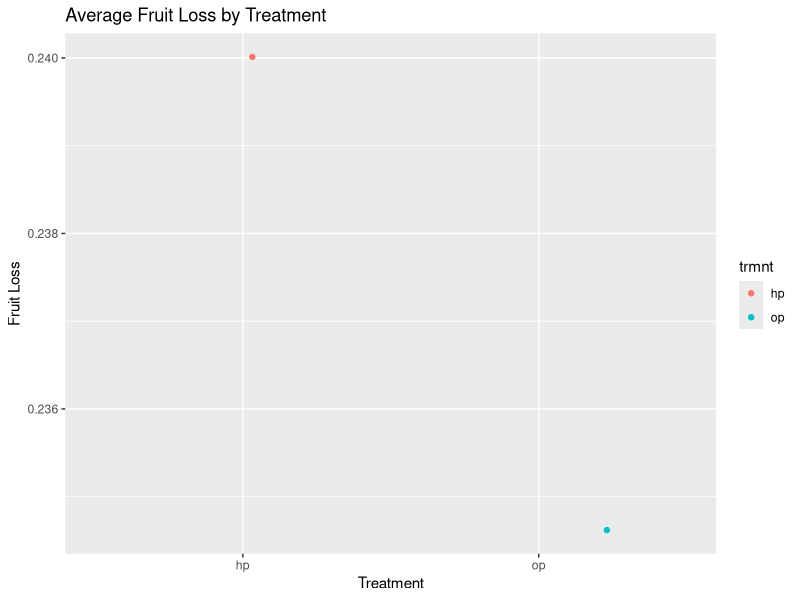
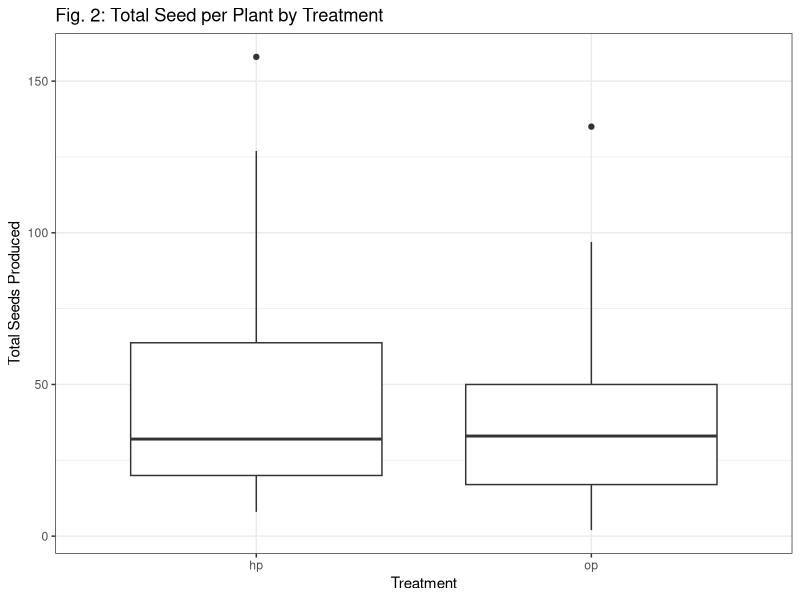
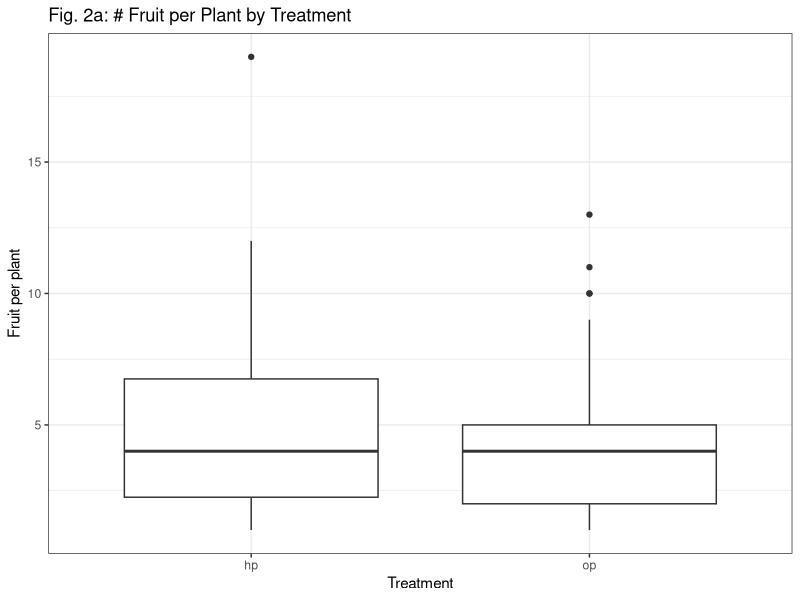
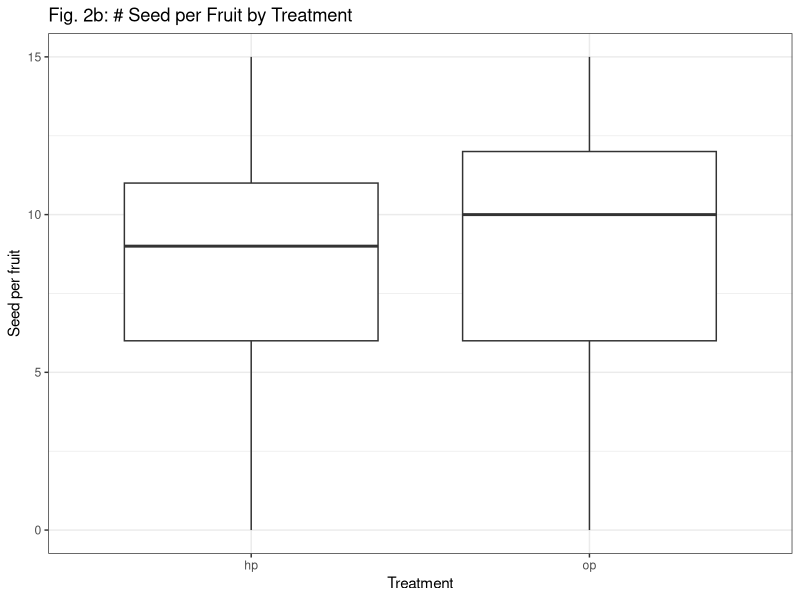
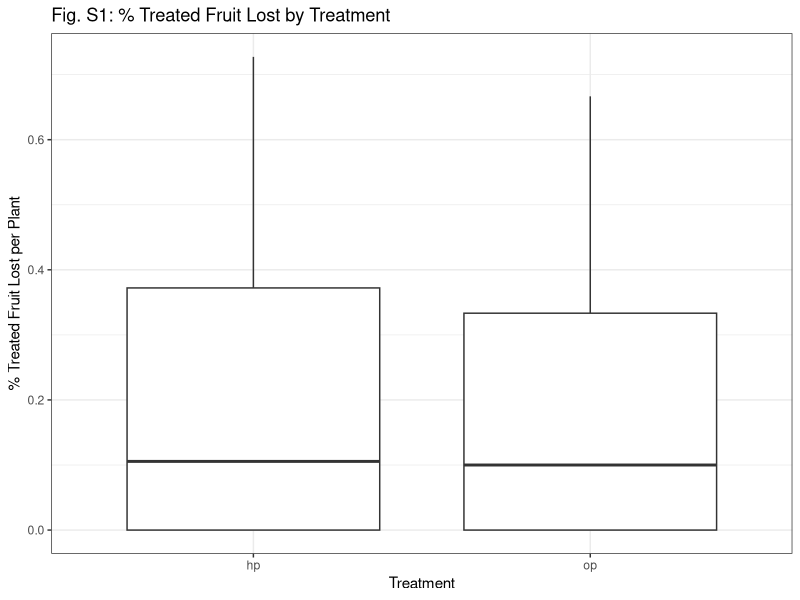
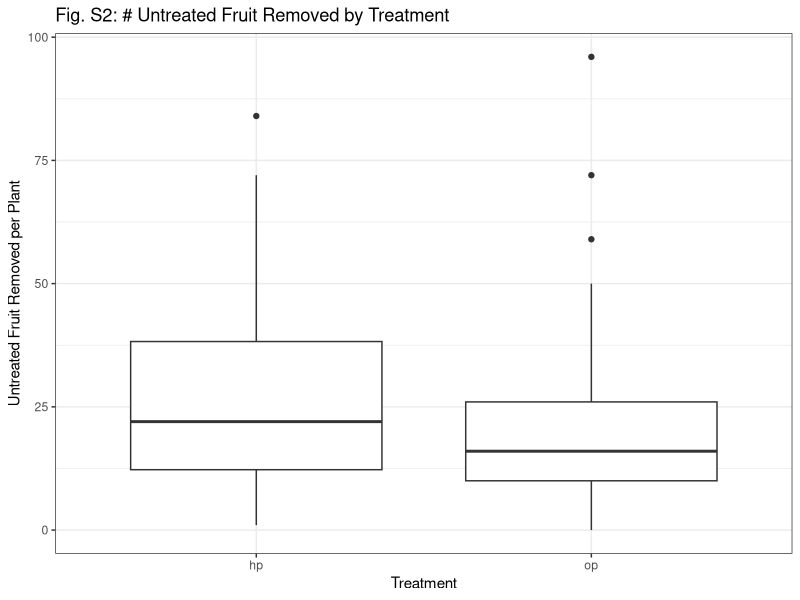
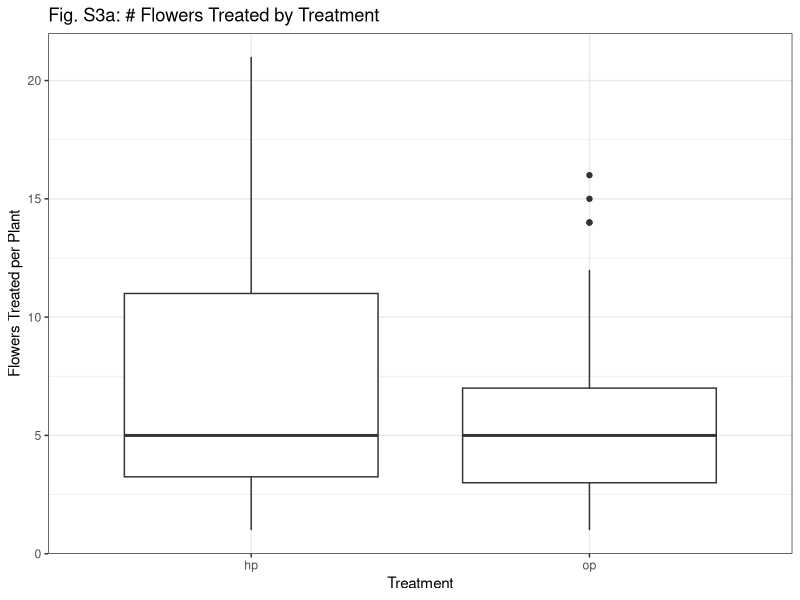
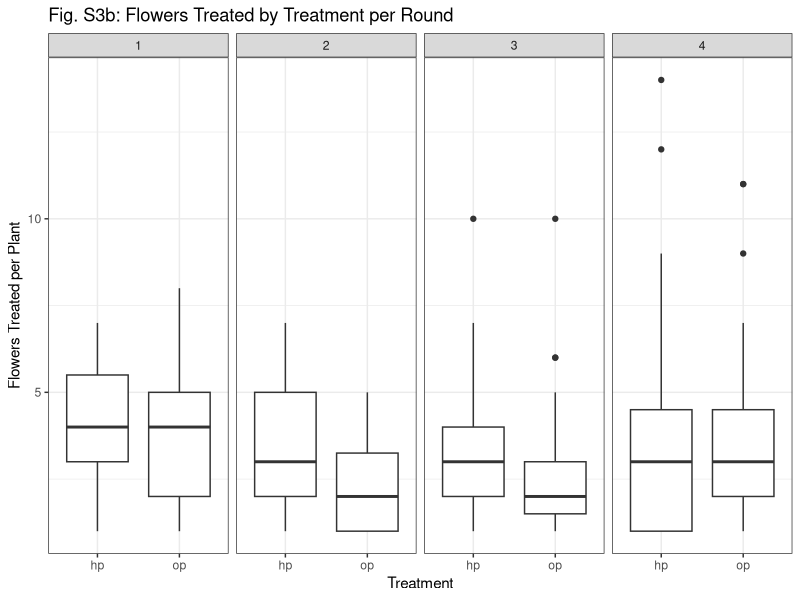

Reproduce these figures in R, in order. (Note: this script raises an error after producing the figures.)
### Jan 2019 code

##Dan run lines 3-10, then go to 73

#### data for summary tables and results section
library(tidyverse)
pollination<-read.csv("data/pollination_2017_pp_plant_trait.csv")
#upload seed data merged with the environmental data
seed_land<-read.csv("data/seed_land.csv")
seed_land<-seed_land%>%filter(plot=="hi")
####

# Sum general summary information for the results section

# # of distinct plants used
pollination<-pollination%>%filter(plot=="hi")
n_distinct(pollination$ID) # of distinct plants

pollination%>% group_by(trmnt)%>% summarize(n_plants=n_distinct(ID)) # of times treated

# # of distinct plants we collected seed from
n_distinct(seed_land$ID)

# seed and fruit data summary


### table of fruit and seed production by treatment
seed_tbl<-seed_land%>%
  filter(plot=="hi")%>% # select only the hi density plots
  group_by(trmnt)%>%
  summarise(n_plants=n_distinct(ID),n_fruit=n(),avg_seed=mean(total.seeds),median=median(total.seeds), 
                    sd=sd(total.seeds), var=var(total.seeds))

# Table of total fruit and seeds produced per plant
tot_seed_tbl<-seed_land%>%
  filter(plot=="hi")%>%
  group_by(trmnt,ID)%>%
  summarise(sum_seeds=sum(total.seeds), n_fruit=n())%>%
  group_by(trmnt)%>%
  summarise(n_plants=n(),total_fruit=sum(n_fruit),
            avg_n_fruit=mean(n_fruit), total_seeds=sum(sum_seeds),
            avg_sum_seeds=mean(sum_seeds), med_sum_seeds=median(sum_seeds),
            seeds_fruit=total_seeds/total_fruit,
            avg_seeds_fruit=avg_sum_seeds/avg_n_fruit)


# table of flowers treated, fruit recovered, and %fruit loss
flower_tbl<-seed_land%>%
  filter(plot=="hi")%>%
  group_by(trmnt,ID,round)%>%
  summarize(n_fruit=n(), n_flowers=(sum(flowers)/n()))%>%
  group_by(trmnt)%>%
    summarise(n_fruit_collected=sum(n_fruit),n_flowers_treated=sum(n_flowers),
              avg_fruit_coll=mean(n_fruit),avg_flowers_treated=mean(n_flowers),
              medfruit_coll=median(n_fruit),med_flowers_treated=median(n_flowers),
              frt_loss=1-(n_fruit_collected/n_flowers_treated))
ggplot(flower_tbl, aes(trmnt ,frt_loss, color=trmnt)) +geom_jitter()+ 
  labs(x="Treatment" ,y="Fruit Loss")+
  ggtitle("Average Fruit Loss by Treatment")

## table for untreated frt removal
mean_frt_rem<-seed_land%>%
  group_by(trmnt,ID,round)%>%
  summarize(frt_rem=(sum(frt_removed))/n())%>%
  group_by(trmnt,ID)%>%
  summarize(tot_frt_rem=sum(frt_rem))%>%
  group_by(trmnt)%>%
  summarize(mean_frt_rem=mean(tot_frt_rem), med_frt_rem=median(tot_frt_rem))




#Dan start here!
### PLOTS####

# fig 2. Boxplots of two treatments

#total seeds produced across all fruits collected for a plant 
seed_land%>%group_by(trmnt, ID)%>%
  summarize(sum_seed=sum(total.seeds))%>%
  ggplot(aes(trmnt ,sum_seed ))+geom_boxplot()+ theme_bw()+
  labs(x="Treatment" ,y="Total Seeds Produced")+
  ggtitle("Fig. 2: Total Seed per Plant by Treatment")
####

### Supplemental plots####

#fruits per plant
seed_land%>%
group_by(ID,trmnt)%>%
  summarize(n_fruit=n())%>%
  ggplot(aes(trmnt ,n_fruit)) +geom_boxplot()+ theme_bw()+
  labs(x="Treatment" ,y="Fruit per plant")+
  ggtitle("Fig. 2a: # Fruit per Plant by Treatment")
#seeds per fruit per plant
seed_land%>%
  ggplot(aes(trmnt ,total.seeds)) +geom_boxplot()+ theme_bw()+
  labs(x="Treatment" ,y="Seed per fruit")+
  ggtitle("Fig. 2b: # Seed per Fruit by Treatment")


#% treated fruit lost
seed_land%>%group_by(trmnt,ID,round)%>%
  summarize(n_fruit=n(), n_flowers=(sum(flowers)/n()))%>%
  group_by(trmnt,ID)%>%
  summarize(sum_fruit=sum(n_fruit), sum_flowers=sum(n_flowers),
            fruit_loss=1-(sum_fruit)/(sum_flowers))%>%
  ggplot(aes(trmnt ,fruit_loss))+geom_boxplot()+ theme_bw()+
  labs(x="Treatment" ,y="% Treated Fruit Lost per Plant")+
  ggtitle("Fig. S1: % Treated Fruit Lost by Treatment")
#supplement table 

# # fruit removed by trmnt
seed_land%>%
  group_by(trmnt,ID,round)%>%
  summarize(frt_rem=(sum(frt_removed))/n())%>%
  group_by(trmnt,ID)%>%
  summarize(tot_frt_rem=sum(frt_rem))%>%
  ggplot(aes(trmnt ,tot_frt_rem)) +geom_boxplot()+ theme_bw()+
  labs(x="Treatment" ,y="Untreated Fruit Removed per Plant")+
  ggtitle("Fig. S2: # Untreated Fruit Removed by Treatment")


## flower production total
seed_land%>%group_by(trmnt,ID,round)%>%
  summarize(n_fruit=n(), n_flowers=(sum(flowers)/n()))%>%
  group_by(trmnt,ID)%>%
  summarize(sum_fruit=sum(n_fruit), sum_flowers=sum(n_flowers),
            fruit_loss=1-(sum_fruit)/(sum_flowers))%>%
  ggplot(aes(trmnt ,sum_flowers))+geom_boxplot()+ theme_bw()+
  labs(x="Treatment" ,y="Flowers Treated per Plant")+
  ggtitle("Fig. S3a: # Flowers Treated by Treatment")



#3b
## flower production by round
seed_land%>%group_by(trmnt,ID,round)%>%
  summarize(n_fruit=n(), n_flowers=(sum(flowers)/n()))%>%
  ggplot(aes(trmnt ,n_flowers))+geom_boxplot()+ 
  facet_grid(.~round)+
theme_bw()+
  labs(x="Treatment" ,y="Flowers Treated per Plant")+
  ggtitle("Fig. S3b: Flowers Treated by Treatment per Round")
  
 ### didn't really change
  
  ##############
###############################
#pre 2019 code ## 
# Mostly tables but some plots
#########
  ### Pollinated Ovules /  Fruit

trmnt_tbl<-seed_land%>%
  group_by(round, ID,trmnt)%>%
  summarise(n_fruit=n(),n_flowers=sum(unique(flowers)),
            frt_loss=(1-(n_fruit/n_flowers)))%>% 
  group_by(ID,trmnt)%>%
  summarise(n_fruit=sum(n_fruit),n_flowers=sum(n_flowers),
            frt_loss=1-(n_fruit/n_flowers))=
  group_by(trmnt)%>%
  summarise(n_fruit=sum(n_fruit),n_flowers=sum(n_flowers),
            frt_loss=(1-(n_fruit/n_flowers))) 
  
ggplot(trmnt_tbl, aes(trmnt ,frt_loss, color=trmnt)) +geom_jitter()+ 
  labs(x="Treatment" ,y="Fruit Loss")+
  ggtitle("Average Fruit Loss by Treatment")


# table of mean, median, variance in poll_ovules

### These numbers seem to match Lee & Bazzaz 1982:
### Control plants in their study (no fruit removal) matured fruit w/ avg 11.3 ov and 11.1 devo seeds
### Plants with highest level of fruit removal (80% fruit removed) matured fruit w/ avg 9.9 ov and 8.2 seeds

### Other nuggets of info:
### We collected more HP fruit than OP fruit
### OP fruit had, on average, .5 more ovules than HP fruit.


# Pollinated Ovules/Total Ovules / Fruit

pollratio_tbl<-summarise(seed_land,fruit_count=n(), avg_pol=mean(poll_ovules/total.ovules), med_pol=median(poll_ovules/total.ovules),
                         var_pol=var(poll_ovules/total.ovules), sd_pol=sd(poll_ovules/total.ovules), 
                         coef_var_pol=(sd_pol/avg_pol))

pollratio_tbl



# Pollen Limitation (Total Ovules - Pollinated Ovules) / Fruit


pl_tbl<-summarise(seed_land,n_fruit=n(), avg=mean(poll_lim),median=median(poll_lim), 
                  sd=sd(poll_lim), var=var(poll_lim),coef_var=sd/avg)
pl_tbl




############
##### Site Response Variable Tables


#Total Seeds / Site

#Seeds collected per site

seed_site_total<- seed_land %>%
  group_by(site) %>%
  summarise(fruit_count = n(), seeds=sum(total.seeds),avg_seeds=mean(total.seeds), med_seeds=median(total.seeds),
            sd_seeds=sd(total.seeds), var_seeds=var(total.seeds))
seed_site_total

### seeds collected per site, round, and treatment

seed_site<- seed_land %>%
  group_by(site,prop.c,round,trmnt) %>%
  summarise(fruit_count = n(), seeds=sum(total.seeds),avg_seeds=mean(total.seeds), med_seeds=median(total.seeds),
            sd_seeds=sd(total.seeds), var_seeds=var(total.seeds))

seed_site



#Pollen Limitation / Site Table + Scatter plots

#Degree of pollen limitation (Poll ovules - total ovules) per fruit at the site level

### Pollen Limitation by site and round
pl_site<- seed_land %>%
  group_by(site,prop.c,trmnt) %>%
  summarise(fruit_count = n(), avg_pl=mean(poll_lim), med_pl=median(poll_lim),
            var_pl=var(poll_lim), sd_pl=sd(poll_lim), coef_var_pl=(sd_pl/avg_pl))


#ggplot(pl/site, aes(reorder(site,prop.c), avg_pl)) + geom_violin(draw_quantiles=.5) +ggtitle("avgPL by Site")
ggplot(pl_site, aes(prop.c,avg_pl,color=trmnt)) +geom_jitter() +
  ggtitle("Avg PL by % Development")+geom_smooth(method=lm,se=FALSE)

ggplot(pl_site, aes(prop.c,med_pl, color=trmnt)) +geom_point() +
  ggtitle("Med PL by % Development") +geom_smooth(method=lm,se=FALSE)


ggplot(pl_site, aes(prop.c,var_pl, color=trmnt)) +geom_point()+
  geom_smooth(method=lm, se=FALSE) +ggtitle("Variance in PL by % Development")


ggplot(pl_site, aes(prop.c,coef_var_pl)) +geom_point(aes(color=site)) +ggtitle("CV of PL by % Development")



####
# Pollinated Ovules / Site Table

#Number Ovules pollinated in a fruit at the site level

####
pol_ov_site<- seed_land %>%
  group_by(site,prop.c) %>%
  summarise(fruit_count = n(), avg_pol=mean(poll_ovules), med_pol=median(poll_ovules),
            var_pol=var(poll_ovules), sd_pol=sd(poll_ovules), coef_var_pol=(sd_pol/avg_pol))


ggplot(pol_ov_site, aes(prop.c,avg_pol)) +geom_point(aes(color=site)) +ggtitle("Avg Pol Ov by % Development")

ggplot(pol_ov_site, aes(prop.c,med_pol)) +geom_point(aes(color=site)) +ggtitle("Med Poll Ov by % Development")

ggplot(pol_ov_site, aes(prop.c,var_pol)) +geom_point(aes(color=site)) +ggtitle("Variance in Pol Ov by % Development")

ggplot(pol_ov_site, aes(prop.c,coef_var_pol)) +geom_point(aes(color=site)) +ggtitle("CV of Pol Ov by % Development")


# Pollinated Ovule/Virgin Ovules / Site & % Developed

#The proportion of available ovules pollinated in a fruit at the site level


polr_Site<- seed_land %>%
  group_by(site,prop.c,trmnt) %>%
  summarise(fruit_count=n(), avg_pol=mean(poll_ovules/total.ovules), med_pol=median(poll_ovules/total.ovules),
            var_pol=var(poll_ovules/total.ovules), sd_pol=sd(poll_ovules/total.ovules), 
            coef_var_pol=(sd_pol/avg_pol))



ggplot(pol_ratio_site , aes(prop.c,avg_pol)) +geom_point(aes(color=site))  

+ggtitle("Avg Pol Ratio by % Development")

ggplot(pol_ratio_site, aes(prop.c,med_pol)) +geom_point(aes(color=site)) +ggtitle("Med Poll Ov Ratio by % Development")

ggplot(pol_ratio_site, aes(prop.c,var_pol)) +geom_point(aes(color=site)) +ggtitle("Variance in Pol Ov Ratio by % Development")

ggplot(pol_ratio_site, aes(prop.c,coef_var_pol)) +geom_point(aes(color=site)) +ggtitle("CV of Pol Ov Ratio by % Development")           

######################################
# Big ole tables of response variables-->
#  Treatment/Site & % Developed
 # & Treatment/Site x Round & % Devo
####################################

### The ratio of pollinated ovules/total ovules and total - pollinated responses are decreasing 
### with increasing agricultural development around site.
### let's look at how treatments are influencing these results

### First let's build a big table including all response variables

#Running avg, med, var for each response variable:
# Pollinated Ovules/TOtal Ovules (pr), TotOv-PolOv (Topo), pollinated ovules (polov), and seed (seed)
### Maybe add total.seeds/total.ovules (so)??


trmnt_sitexx<- seed_land %>%# initially group by ID
  group_by(site,prop.c,plot,trmnt,ID) %>%
  summarise(fruit_count=n(), avg_pr=mean(poll_ovules/total.ovules), med_pr=median(poll_ovules/total.ovules),
            var_pr=var(poll_ovules/total.ovules), avg_topo=mean(total.ovules-poll_ovules),
           var_topo=var(total.ovules-poll_ovules),
            avg_polov=mean(poll_ovules), var_polov=var(poll_ovules), 
            avg_seed=mean(total.seeds), var_seed= var(total.seeds),avg_so=mean(total.seeds/total.ovules),
           var_so=var(total.seeds/total.ovules))%>%
#Now filter out plant with 1 observation, as these observations may skew the data
filter(fruit_count>1) %>%
  filter(plot=="hi")%>%
  group_by(site, prop.c,plot,trmnt)%>%
  summarise(fruit_count=sum(fruit_count), avg_pr=mean(avg_pr), med_pr=median(med_pr), 
            var_pr=mean(var_pr), avg_topo=mean(avg_topo), var_topo=mean(var_topo), 
            avg_polov=mean(avg_polov), var_polov=mean(var_polov), 
            avg_seed=mean(avg_seed), var_seed= mean(var_seed), avg_so=mean(avg_so), var_so=mean(var_so))


### Same table, but keep plants with 1 fruit
trmnt_site_1<- seed_land %>%# initially group by ID
  group_by(site,prop.c,plot,trmnt) %>%
  summarise(fruit_count=n(), avg_pr=mean(poll_ovules/total.ovules), med_pr=median(poll_ovules/total.ovules),
            var_pr=var(poll_ovules/total.ovules), avg_topo=mean(total.ovules-poll_ovules),
            var_topo=var(total.ovules-poll_ovules),
            avg_polov=mean(poll_ovules), var_polov=var(poll_ovules), 
            avg_seed=mean(total.seeds), var_seed= var(total.seeds), avg_so=mean(total.seeds/total.ovules),
            var_so=var(total.seeds/total.ovules))

#### Same tables, but with round also included

trmnt_site_rd<- seed_land %>%# initially group by ID
  group_by(site,round, prop.c,trmnt,ID) %>%
  summarise(fruit_count=n(), avg_pr=mean(poll_ovules/total.ovules), med_pr=median(poll_ovules/total.ovules),
            var_pr=var(poll_ovules/total.ovules), avg_topo=mean(total.ovules-poll_ovules),
            var_topo=var(total.ovules-poll_ovules),
            avg_polov=mean(poll_ovules), var_polov=var(poll_ovules), 
            avg_seed=mean(total.seeds), var_seed= var(total.seeds), avg_so=mean(total.seeds/total.ovules),
            var_so=var(total.seeds/total.ovules))%>%
  #Now filter out plant with 1 observation, as these observations may skew the data
  filter(fruit_count>1) %>%
  filter(plot=="hi")%>%
  group_by(site,round, prop.c,trmnt)%>%
  summarise(fruit_count=sum(fruit_count), avg_pr=mean(avg_pr), med_pr=median(med_pr), 
            var_pr=mean(var_pr), avg_topo=mean(avg_topo), var_topo=mean(var_topo), 
            avg_polov=mean(avg_polov), var_polov=mean(var_polov), 
            avg_seed=mean(avg_seed), var_seed= mean(var_seed),avg_so=mean(avg_so), var_so=mean(var_so))


### Same table, but keep plants with 1 fruit
trmnt_site_rd_1<- seed_land %>%# initially group by ID
  group_by(site,round,prop.c,trmnt) %>%
  summarise(fruit_count=n(), avg_pr=mean(poll_ovules/total.ovules), med_pr=median(poll_ovules/total.ovules),
            var_pr=var(poll_ovules/total.ovules), avg_topo=mean(total.ovules-poll_ovules),
            var_topo=var(total.ovules-poll_ovules),
            avg_polov=mean(poll_ovules), var_polov=var(poll_ovules), 
            avg_seed=mean(total.seeds), var_seed= var(total.seeds),avg_so=mean(total.seeds/total.ovules),
            var_so=var(total.seeds/total.ovules))

####################
#### Plots ####
########################
######

### Site only plots#####

#########
### Polr

### Plot of avg polr
ggplot(trmnt_sitexx, aes(prop.c,avg_pr, color=trmnt)) +geom_point()+
  ggtitle("Avg Pol Ratio by % Development") +geom_smooth(method=lm,se=FALSE)
### Intercept HP ~ .85, Intercept OP ~.9 
### Slope is slightly lower in op
### As prop.c increases avg polr (pollinated ovules/total Ovules) decreases
### this decrease is more intense in op but never crosses hp line
### Adding CIs shows significant overlap
### PR starts at difference of ~.05 between hp and op
### Or ~.55 fewer ovules for hp fruit
### This reduces down to a ~.01-.02 difference in hp and op PR at high develpment
### Or ~.11-.22 fewer ovules for hp fruit.


### Now compare if we drop single fruits
ggplot(trmnt_site, aes(prop.c,avg_pr, color=trmnt)) +geom_point()+
  ggtitle("Avg Pol Ratio by % Development") +geom_smooth(method=lm,se=FALSE)
### Now slopes are effectively equal. OP intercept is a little lower as well.
### Interpretation: pr in hp is ~ .03-.05 less than op. 
### There were ~11 total ovules per fruit, so this works out to ~.33-.55 fewer pollinated ovules in HP fruit
###
### Plot of var polr without dropping single fruit plants  
ggplot(trmnt_site_1, aes(prop.c,var_pr, color=trmnt)) +geom_point() +
  ggtitle("Variance in Pol Ov Ratio by % Development") +geom_smooth(method=lm, se=FALSE)
### Intercept higher for hp, indicating treating flowers added a small amount of variability
### but slope higher in op, leading to higher variability at higher prop.c
### So, prop.c had a marginally stronger effect on op plant PR. 
### had there been pollen limitation we would notice either a sharper slope for OP or a higher intercept
### in general variability seems low.
##


ggplot(trmnt_site, aes(prop.c,var_pr, color=trmnt)) +geom_point() +
  ggtitle("Variance in Pol Ov Ratio by % Development") +geom_smooth(method=lm, se=FALSE)

##Slope in HP plants almost 0. 
#Indicates there was just some variability inherent for treating across all propc
## Slope in op higher. Indicates variability grows with increasing prop.c, approaching variability in treating
# Intercepts ~ .043 HP and ~.0225 OP.
## Biggest change was to Staples, which seems to have had many single fruit plants 
# Takeaway: The amount of variability added by treatment exceeds that created by the gradient
# Prop. c didn't influence HP plants, indicating HP treatments were likely consistently effective
# BUT they seem to have been marginally detrimental to pollination of ovules.

###############
### Seed Set


ggplot(trmnt_site_1, aes(prop.c,avg_seed, color=trmnt)) +geom_point()+
  ggtitle("Avg Seed per fruit by % Development") +geom_smooth(method=lm,se=FALSE)
### INTERP:


### Now compare if we drop single fruits
ggplot(trmnt_sitexx, aes(prop.c,avg_seed, color=trmnt)) +geom_point()+
  ggtitle("Avg Seed per fruit by % Development") +geom_smooth(method=lm,se=FALSE)
### INTERP: ~.5 fewer seeds in hp at lowest pop.c, to 0 difference at highest prop.c
### HP treatment consistent, but either depressed sed set slightly 
### OR plant level effects and low sample size are skewing prop.c effect (probs a little of both)

ggplot(trmnt_site_1, aes(prop.c,var_seed, color=trmnt)) +geom_point() +
  ggtitle("Variance in seed per fruitRatio by % Development") +geom_smooth(method=lm, se=FALSE)
### INTERP: var same for op & hp at intercept but slope higher for op.
### hp treatment doesn't mute the effect of prop.c, small sample size may be skewing +plant level effects


ggplot(trmnt_site, aes(prop.c,var_seed, color=trmnt)) +geom_point() +
  ggtitle("Variance in seed/fruit % Development") +geom_smooth(method=lm, se=FALSE)
### Interp:
### Doesn't seem to be a relationship. lots of variability in one site.
### 


#########
##### topo 


ggplot(trmnt_site_1, aes(prop.c,avg_topo, color=trmnt)) +geom_point()+
  ggtitle("Avg total - pollinated ovules per fruit by % Development") +geom_smooth(method=lm,se=FALSE)
### INTERP: hp treatment fruit ~.4-.5 fewer ovules at low prop.c to .1 or less at high.


### Now compare if we drop single fruits
ggplot(trmnt_sitexx, aes(prop.c,avg_topo, color=trmnt)) +geom_point()+
  ggtitle("Avg total - pollinated ovules per fruit by % Development") +geom_smooth(method=lm,se=FALSE)
### INTERP: slopes decreased after dropping single fruits
### hp treatment fruit cosistently .3-.4 ovules fewer than op fruit

ggplot(trmnt_site_1, aes(prop.c,var_topo, color=trmnt)) +geom_point() +
  ggtitle("Variance in total- pollinated ovules per fruit by % Development") +geom_smooth(method=lm, se=FALSE)
### INTERP: Var increases for both treatments, slightly quicker for op.

ggplot(trmnt_site, aes(prop.c,var_topo, color=trmnt)) +geom_point() +
  ggtitle("Variance in Total -pollinated ovules per fruit by % Development") +geom_smooth(method=lm, se=FALSE)

### Interp: var higher in hp by a large amount once you get rid of singletons...
### topo may follow negative binomial; plot looks similar to averages
### so higher levels of topo have a higher level of variability **in general**
### We'll see if this holds


#####
## Polov


ggplot(trmnt_site_1, aes(prop.c,avg_polov, color=trmnt)) +geom_point()+
  ggtitle("Avg pollinated ovules per fruit by % Development") +geom_smooth(method=lm,se=FALSE)
### INTERP: 9 pollinated ovules per fruit in hp plants versus 10 at sites with low development
## much sharper slope in op plants


### Now compare if we drop single fruits
ggplot(trmnt_sitexx, aes(prop.c,avg_polov, color=trmnt)) +geom_point()+
  ggtitle("Avg pollinated ovules by % Development") +geom_smooth(method=lm,se=FALSE)
### INTERP: slopes decreased after dropping single fruits
### almost complete flat slope in hp fruits; about 8.7 ovules per fruit at all levels of prop.c
### compared to op frits that have about 9.6 ovules per fruit down to 8.7 at high prop.c 
### treatments were consistent, but slightly depressed seed set 
### OR site level effects are skewing that level of development
### OR plant level effects and who the fruit are coming form is drivng data
###

ggplot(trmnt_site_1, aes(prop.c,var_polov, color=trmnt)) +geom_point() +
  ggtitle("Variance in pollinated ovules by % Development") +geom_smooth(method=lm, se=FALSE)
### INTERP: var same for op & hp at intercept but slope higher for op.
### hp treatment doesn't mute the effect of prop.c, small sample size may be skewing +plant level effects


ggplot(trmnt_site, aes(prop.c,var_polov, color=trmnt)) +geom_point() +
  ggtitle("Variance in pollinated ovules by % Development") +geom_smooth(method=lm, se=FALSE)
### Interp: variance starts out low in op plants but shoots up over that of hp plants






###Site X Round plots

### topo

ggplot(trmnt_site_rd_1, aes(prop.c,avg_topo, color=trmnt)) +geom_point()+facet_grid(.~round)+
  ggtitle("Avg total - pollinated ovules per fruit by % Development") +geom_smooth(method=lm,se=FALSE)
### INTERP: All over the damn place


### Now compare if we drop single fruits
ggplot(trmnt_site_rd, aes(prop.c,avg_topo, color=trmnt)) +geom_point()+facet_grid(.~round)+
  ggtitle("Avg total - pollinated ovules per fruit by % Development") +geom_smooth(method=lm,se=FALSE)
### INTERP: 

ggplot(trmnt_site_rd_1, aes(prop.c,var_topo, color=trmnt)) +geom_point() +facet_grid(.~round)+
  ggtitle("Variance in total- pollinated ovules per fruit by % Development") +geom_smooth(method=lm, se=FALSE)
### INTERP: Variance in rd one hp fruit declines at higher values of prop.

ggplot(trmnt_site_rd, aes(prop.c,var_topo, color=trmnt)) +geom_point() +facet_grid(.~round)+
  ggtitle("Variance in Total -pollinated ovules per fruit by % Development") +geom_smooth(method=lm, se=FALSE)

########
### Polr

### Plot of avg polr


ggplot(trmnt_site_rd_1, aes(prop.c,avg_pr, color=trmnt)) +geom_point()+ facet_grid(.~round)+
  ggtitle("Avg Pol Ratio by % Development") +geom_smooth(method=lm,se=FALSE)

### 

### Now compare if we drop single fruits
ggplot(trmnt_site_rd, aes(prop.c,avg_pr, color=trmnt)) +geom_point()+ facet_grid(.~round)+
  ggtitle("Avg Pol Ratio by % Development (Drop Single Fruits)") +geom_smooth(method=lm,se=FALSE)



### Plot of var polr without dropping single fruit plants  
ggplot(trmnt_site_rd_1, aes(prop.c,var_pr, color=trmnt)) +geom_point() +facet_grid(.~round)+
  ggtitle("Variance in Pol Ov Ratio by % Development") +geom_smooth(method=lm, se=FALSE)



ggplot(trmnt_site_rd, aes(prop.c,var_pr, color=trmnt)) +geom_point() +facet_grid(.~round)+
  ggtitle("Variance in Pol Ov Ratio by % Development (Drop Single Fruits)") +geom_smooth(method=lm, se=FALSE)

# Variance very high in round 4, particularly in op fruit
# Variance in general low
#
ggplot(trmnt_site_rd_1, aes(prop.c,avg_seed, color=trmnt)) +geom_point()+facet_grid(.~round)+
  ggtitle("Avg Seed per fruit by % Development") +geom_smooth(method=lm,se=FALSE)
### INTERP:



### Now compare if we drop single fruits
ggplot(trmnt_site_rd, aes(prop.c,avg_seed, color=trmnt)) +geom_point()+facet_grid(.~round)+
  ggtitle("Avg Seed per fruit by % Development") +geom_smooth(method=lm,se=FALSE)


ggplot(trmnt_site_rd_1, aes(prop.c,var_seed, color=trmnt)) +geom_point() +facet_grid(.~round)+
  ggtitle("Variance in seed per fruitRatio by % Development") +geom_smooth(method=lm, se=FALSE)


ggplot(trmnt_site_rd, aes(prop.c,var_seed, color=trmnt)) +geom_point() +
  ggtitle("Variance in seed/fruit % Development") +geom_smooth(method=lm, se=FALSE)





#########################################
#########################################


#######
### Plant Level Response Variables==> generate tables and pass models
####

### Diff in HP-OP####

##First we need to generate averages and totals for each plot for each response variable we're interested in
HPOP_plant<-seed_land %>%
  group_by(prop.c,site,plot, trmnt)%>% 
  summarise(fruit_count=n(),seed_total=sum(total.seeds), avg_seeds=mean(total.seeds),
            total_pol=sum(poll_ovules),avg_pol=mean(poll_ovules))%>%

  filter(plot=="hi")

HPOP_plot<-HPOP_plant %>%
summarise(seed_diff= (seed_total[trmnt=="hp"])-(seed_total[trmnt=="op"]), 
          avg_seed_diff=(avg_seeds[trmnt=="hp"])-(avg_seeds[trmnt=="op"]),
          pollov_diff=(total_pol[trmnt=="hp"])-(total_pol[trmnt=="op"]),
          avg_pollov_diff=(avg_pol[trmnt=="hp"])-(avg_pol[trmnt=="op"] ))
   
### DROP LO DENSITY FRUIT        
##First we need to generate averages and totals for each plot for each response variable we're interested in
HPOP_droplo<-seed_land %>%
  group_by(prop.c,site,plot,trmnt,ID)%>% 
  summarise(fruit_count=n(),seed_total=sum(total.seeds), avg_seeds=mean(total.seeds),
            total_pol=sum(poll_ovules),avg_pol=mean(poll_ovules)) %>%
  #Now we need to pass this table to a new argument that will subtract the OP row from the HP row 
  #(or vice versa)
  # We should drop the low density treatment fruit from this to make the  observations more consistent
  filter(plot=="hi")%>%
  summarise(seed_diff= (seed_total[trmnt=="hp"])-(seed_total[trmnt=="op"]), 
            avg_seed_diff=(avg_seeds[trmnt=="hp"])-(avg_seeds[trmnt=="op"]),
            pollov_diff=(total_pol[trmnt=="hp"])-(total_pol[trmnt=="op"]),
            avg_pollov_diff=(avg_pol[trmnt=="hp"])-(avg_pol[trmnt=="op"] ))




### intact data set
ggplot(HPOP_plot, aes(prop.c,avg_seed_diff)) +geom_point()+
  ggtitle("Avg diff in seed between trmnts by % Development") +geom_smooth(method=lm,se=FALSE)

### droplow density
ggplot(HPOP_droplo, aes(prop.c,avg_seed_diff)) +geom_point()+
  ggtitle("Avg diff in seed between trmnts by % Development (Drop low)") +geom_smooth(method=lm,se=FALSE)

### intact data set
ggplot(HPOP_plot, aes(prop.c,avg_pollov_diff)) +geom_point()+
  ggtitle("Avg diff in pollovs between trmnts by % Development") +geom_smooth(method=lm,se=FALSE)

### droplow density
ggplot(HPOP_droplo, aes(prop.c,avg_pollov_diff)) +geom_point()+
  ggtitle("Avg diff in pollovs between trmnts by % Development (Drop low)") +geom_smooth(method=lm,se=FALSE)







 #seeds_op=sum(total.seeds [which(seed_land$trmnt=="op"),]), HPOP=seeds_hp-seeds_op)

ggplot(seed_plant,aes(trmnt,avg_seeds))+geom_violin(draw_quantiles=.5)
ggplot(seed_plant,aes(trmnt,med_seeds))+geom_violin(draw_quantiles=.5)

ggplot(seed_plant,aes(prop.c,med_seeds))+geom_jitter(aes(color=site))
ggplot(seed_plant,aes(prop.c,avg_seeds))+geom_jitter(aes(color=site))
ggplot(seed_plant,aes(prop.c,var_seeds))+geom_jitter(aes(color=site))
ggplot(seed_plant,aes(prop.c,CV_seeds))+geom_jitter(aes(color=site))


#Total seeds collected / plant


seed_plant<- seed_land %>%
  group_by(prop.c,site,ID, trmnt)%>%
  summarise(fruit_count=n(),seed_total=sum(total.seeds), avg_seeds=mean(total.seeds), med_seeds=median(total.seeds), 
            var_seeds=var(total.seeds), sd_seeds=sd(total.seeds), CV_seeds=sd_seeds/avg_seeds)

ggplot(seed_plant,aes(trmnt,avg_seeds))+geom_violin(draw_quantiles=.5)
ggplot(seed_plant,aes(trmnt,med_seeds))+geom_violin(draw_quantiles=.5)

ggplot(seed_plant,aes(prop.c,med_seeds))+geom_jitter(aes(color=site))
ggplot(seed_plant,aes(prop.c,avg_seeds))+geom_jitter(aes(color=site))
ggplot(seed_plant,aes(prop.c,var_seeds))+geom_jitter(aes(color=site))
ggplot(seed_plant,aes(prop.c,CV_seeds))+geom_jitter(aes(color=site))



#Pollinated Ovules / Plant table


### Pollinated ovules x plant table
pollov_plant<-seed_land %>%
  group_by(site,round, prop.c,ID,trmnt)%>%
  summarise(fruit_count=n(), avg_pol=mean(poll_ovules), med_pol=median(poll_ovules),
            var_pol=var(poll_ovules), sd_pol=sd(poll_ovules), cv_pol=(sd_pol/avg_pol))

ggplot(pollov_plant, aes(trmnt,med_pol)) +geom_violin(draw_quantiles=.5) +ggtitle("Plant lvl Avg of Pol Ovs by treatment")

ggplot(pollov_plant, aes(trmnt,med_pol)) +geom_violin(draw_quantiles=.5) +ggtitle("Plant lvl median of Pol Ovs by treatment")

ggplot(pollov_plant, aes(trmnt,var_pol)) +geom_violin(draw_quantiles=.5) +ggtitle("Var Estimate of Pol Ovs by treatment")
ggplot(pollov_plant, aes(trmnt,cv_pol)) +geom_violin(draw_quantiles=.5) +ggtitle("Cv of Pol Ovs by treatment")

ggplot(pollov_plant, aes(prop.c,avg_pol)) +geom_jitter(aes(color=site)) 
ggplot(pollov_plant, aes(prop.c,med_pol)) +geom_jitter(aes(color=site)) 

ggplot(pollov_plant, aes(prop.c,var_pol)) +geom_jitter(aes(color=site)) 

ggplot(pollov_plant, aes(prop.c,cv_pol)) +geom_jitter(aes(color=site))


#Pollinated Ovule Ratio / Plant table

pol_ratio_plant<-seed_land %>%
  group_by(site,round, prop.c, ID,trmnt)%>% 
  summarise(fruit_count=n(), avg_pol=mean(poll_ovules/total.ovules), med_pol=median(poll_ovules/total.ovules),
            var_pol=var(poll_ovules/total.ovules), sd_pol=sd(poll_ovules/total.ovules), 
            coef_var_pol=sd_pol/avg_pol)

ggplot(pol_ratio_plant, aes(trmnt,avg_pol)) +geom_violin(draw_quantiles=.5)+
  ggtitle(" Mean Ratio of Pollinated Ovules per Treatment")

ggplot(pol_ratio_plant, aes(trmnt,avg_pol)) +geom_violin(draw_quantiles=.5)+
  ggtitle(" Median Ratio of Pollinated Ovules per Treatment")

ggplot(pol_ratio_plant, aes(trmnt,avg_pol)) +geom_violin(draw_quantiles=.5)+
  ggtitle(" Var of Ratio of Pollinated Ovules per Treatment")

ggplot(pol_ratio_plant, aes(trmnt,avg_pol)) +geom_violin(draw_quantiles=.5)+
  ggtitle(" CV of Ratio of Pollinated Ovules per Treatment")

ggplot(pol_ratio_plant, aes(prop.c,avg_pol)) +geom_jitter(aes(color=site))+
  ggtitle("Change in Mean Ratio of Pollinated Ovule with % Developed")
ggplot(pol_ratio_plant, aes(prop.c,med_pol)) +geom_jitter(aes(color=site))+
  ggtitle("Change in Median Ratio of Pollinated Ovule with % Developed")
ggplot(pol_ratio_plant, aes(prop.c,var_pol)) +geom_jitter(aes(color=site))+
  ggtitle("Change in Ratio of Pollinated Ovule Variance with % Developed")
ggplot(pol_ratio_plant, aes(prop.c,coef_var_pol)) +geom_jitter(aes(color=site)) +
  ggtitle("Change in Ratio of Pollinated Ovule CV with % Developed")



#Pollen Limitation / Plant table


pl_plant<-seed_land%>%
  group_by(site,round, prop.c,ID,trmnt)%>%
  summarise(frt_coll=n(),trtd_flwrs=sum(unique(flowers)),frt_flw_ratio= frt_coll/trtd_flwrs,
            avg_pl=mean(poll_lim), med_pl=median(poll_lim),
            sd_pl=sd(poll_lim), var_pl=var(poll_lim), cv_pl=(sd_pl/avg_pl))

pl_plant%>%
  ggplot( aes(trmnt,avg_pl)) +geom_violin(draw_quantiles=.5)+
  ggtitle(" Mean Pollen Limitation per Treatment")

pl_plant%>%
  ggplot(aes(trmnt,med_pl)) +geom_violin(draw_quantiles=.5)+
  ggtitle(" Median Pollen Limitation per Treatment")

pl_plant%>%
  ggplot( aes(trmnt,var_pl)) +geom_violin(draw_quantiles=.5)+
  ggtitle(" Var of Pollen Limitation per Treatment")

pl_plant%>%
  ggplot( aes(trmnt,cv_pl)) +geom_violin(draw_quantiles=.5)+
  ggtitle(" CV of Pollen Limitation per Treatment")
pl_plant%>%
  ggplot( aes(prop.c,avg_pl)) +geom_jitter(aes(color=site))+
  ggtitle("Change in Mean PL with % Developed")

pl_plant%>%
  ggplot( aes(prop.c,med_pl)) +geom_jitter(aes(color=site))+
  ggtitle("Change in Median PL with % Developed")

pl_plant%>%
  ggplot( aes(prop.c,var_pl)) +geom_jitter(aes(color=site))+
  ggtitle("Change in PL Variance with % Developed")

pl_plant%>%
  ggplot(aes(prop.c,cv_pl)) +geom_jitter(aes(color=site)) +
  ggtitle("Change in PL CV with % Developed")


### HP- OP 



#purrr
##### Not sure if this is actually useful without a bit more work on manipulating the table
# let's group fruits by plant

n_distinct(seed_land$ID) # # of unique plants we collected seeds from
n_seeds <- seed_land %>% # pipeline passes outpute from this line of code to next line, simplifying code
  group_by(ID) %>% #I've passed the seed_land df to this line, and would like to group it by the unique ID of the plant
  mutate(.,coll_fruits=n())%>% # number of fruit collected per plant
  nest() 
nrow(n_seeds) # should match n_distinct from seed_land df


#use unnest to pull the nested dataframe back into shape.


##m_seeds is a nested data frame containing all of the fruit seed count data for a given plant'


### # of fruit collected at each site, the average number of fruit per plant, median, etc.

###plot fruit count data for each treatment and round!


ggplot(m_seeds,aes(trmnt,(coll_fruits)))+geom_violin(aes(color=trmnt)) 



#################
# We can aslo pass n_seeds through a function using mutate and map to count fruit per plant
count_f <- function(df)
  {count=nrow(df)} ## function that counts number of fruit for a given plant

m_seeds <- n_seeds%>%
  mutate(coll_fruit = map(data, count_f))%>%
  nest()# use mutate and map to apply function to n_seeds
length(m_seeds$coll_fruit) #length should match number of rows from n_seeds

### However, this creates a separate column not included within the original nested dataframe.
